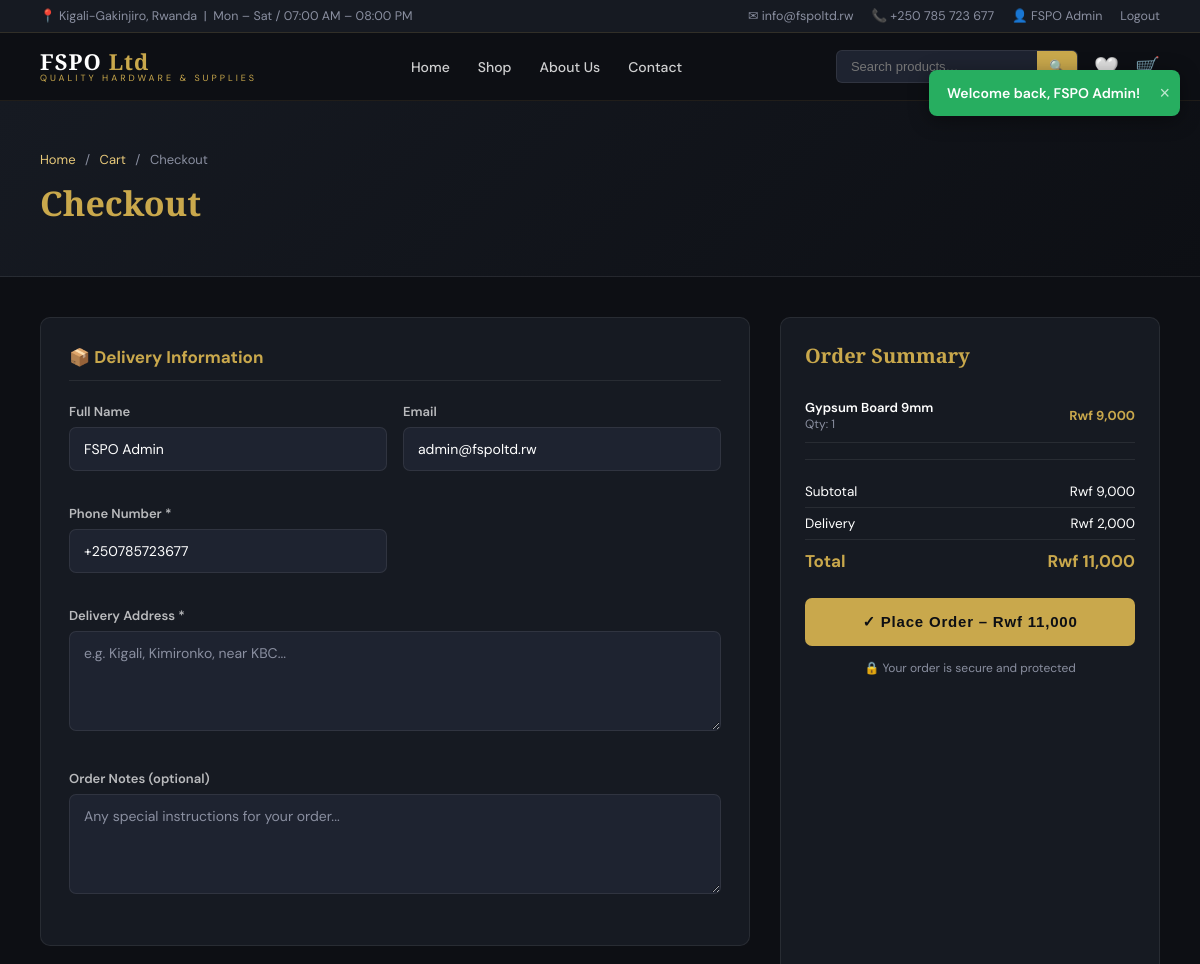
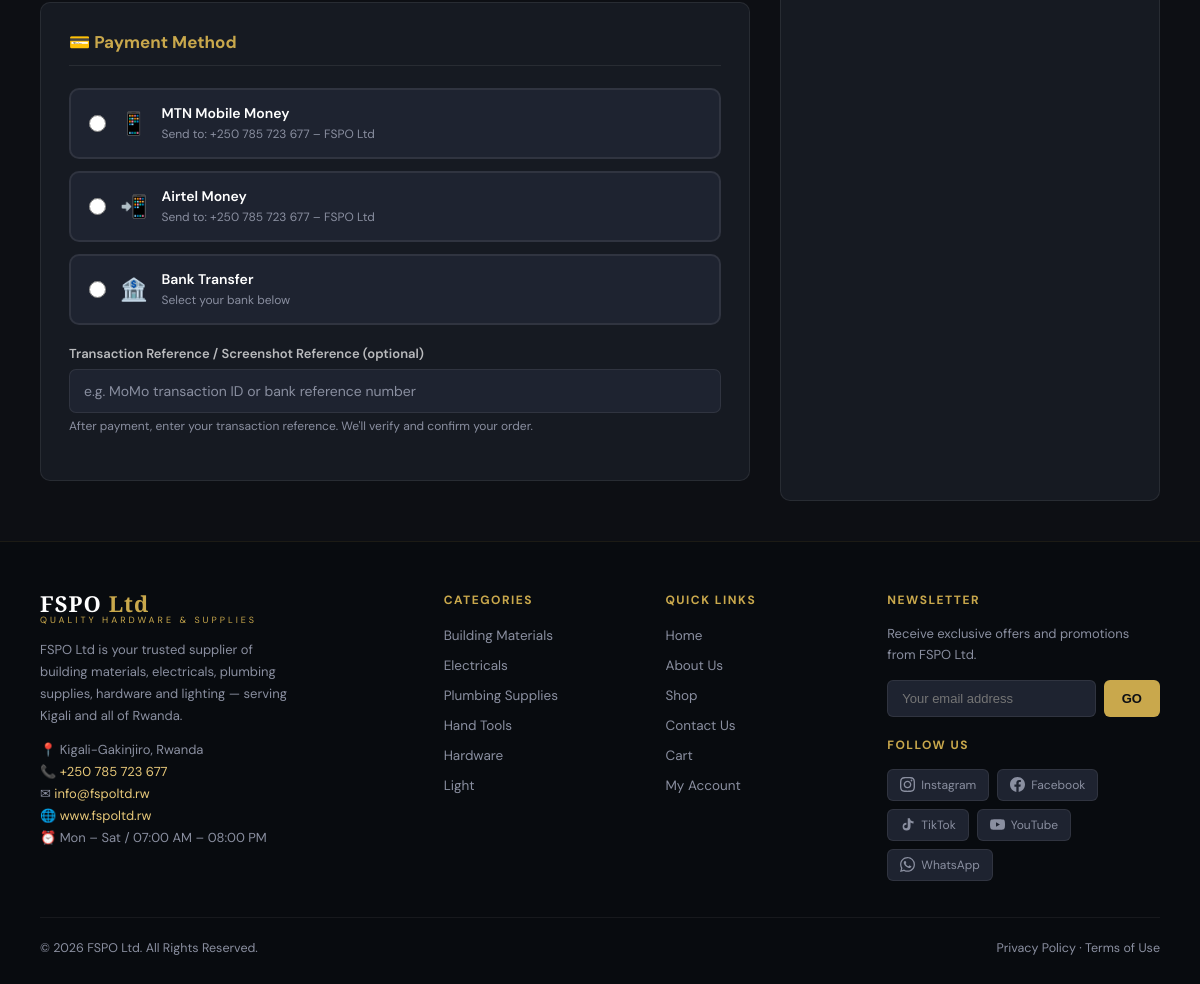
Page /checkout.php?buy_now=1 (signed in) on the committed database (2 pictures, top to bottom).
### tables this page shows
CREATE TABLE IF NOT EXISTS users (
    id INT AUTO_INCREMENT PRIMARY KEY,
    name VARCHAR(100) NOT NULL,
    email VARCHAR(150) UNIQUE NOT NULL,
    phone VARCHAR(20),
    password VARCHAR(255) NOT NULL,
    role ENUM('client','admin') DEFAULT 'client',
    avatar VARCHAR(255) DEFAULT NULL,
    address TEXT DEFAULT NULL,
    created_at TIMESTAMP DEFAULT CURRENT_TIMESTAMP,
    updated_at TIMESTAMP DEFAULT CURRENT_TIMESTAMP ON UPDATE CURRENT_TIMESTAMP
);

CREATE TABLE IF NOT EXISTS products (
    id INT AUTO_INCREMENT PRIMARY KEY,
    category_id INT,
    name VARCHAR(200) NOT NULL,
    slug VARCHAR(200) UNIQUE NOT NULL,
    description TEXT,
    price DECIMAL(12,2) NOT NULL,
    stock INT DEFAULT 0,
    image VARCHAR(255),
    featured TINYINT(1) DEFAULT 0,
    status ENUM('active','inactive') DEFAULT 'active',
    created_at TIMESTAMP DEFAULT CURRENT_TIMESTAMP,
    updated_at TIMESTAMP DEFAULT CURRENT_TIMESTAMP ON UPDATE CURRENT_TIMESTAMP,
    FOREIGN KEY (category_id) REFERENCES categories(id) ON DELETE SET NULL
);

### includes/config.php (called while the page is built, shortened)
<?php
function formatRwf(float $amount): string {
    return 'Rwf ' . number_format($amount, 0, '.', ',');
}
function sanitize(string $str): string {
    return htmlspecialchars(trim($str), ENT_QUOTES, 'UTF-8');
}

### checkout.php (the view, shortened to what this page needs)
<?php
require_once 'includes/config.php';
$db = getDB();
$uid = $_SESSION['user_id'];
$buyNow = isset($_GET['buy_now']) ? (int)$_GET['buy_now'] : 0;
if ($buyNow) {
    $stmt = $db->prepare("SELECT p.id as product_id, p.name, p.price, p.image, p.stock, 1 as quantity FROM products p WHERE p.id=? AND p.status='active' AND p.stock>0");
    $stmt->execute([$buyNow]);
    $items = $stmt->fetchAll();
} else {
    $stmt = $db->prepare("SELECT c.quantity, p.id as product_id, p.name, p.price, p.image, p.stock FROM cart c JOIN products p ON c.product_id=p.id WHERE c.user_id=? AND p.status='active'");
    $stmt->execute([$uid]);
    $items = $stmt->fetchAll();
}
$subtotal = 0;
foreach ($items as $i) $subtotal += $i['price'] * $i['quantity'];
$shipping = 2000;
$total = $subtotal + $shipping;
$user = $db->prepare("SELECT * FROM users WHERE id=?");
$user->execute([$uid]);
$user = $user->fetch();
include 'includes/header.php';
?>
<div class="page-hero">
    <div class="breadcrumb"><a href="index.php">Home</a> <span>/</span> <a href="cart.php">Cart</a> <span>/</span> Checkout</div>
    <h1>Checkout</h1>
</div>
<form method="POST">
<div class="checkout-layout">
    <div>
        <div class="checkout-section">
            <h3>📦 Delivery Information</h3>
            <div class="form-grid">
                <div class="form-group">
                    <label>Full Name</label>
                    <input type="text" class="form-control" value="<?= sanitize($user['name']) ?>" readonly>
                </div>
                <div class="form-group">
                    <label>Email</label>
                    <input type="email" class="form-control" value="<?= sanitize($user['email']) ?>" readonly>
                </div>
                <div class="form-group">
                    <label>Phone Number *</label>
                    <input type="tel" name="phone" class="form-control" placeholder="+250 7XX XXX XXX" value="<?= sanitize($user['phone'] ?? '') ?>" required>
                </div>
                <div class="form-group" style="grid-column:1/-1">
                    <label>Delivery Address *</label>
                    <textarea name="delivery_address" class="form-control" rows="2" placeholder="e.g. Kigali, Kimironko, near KBC..." required><?= sanitize($user['address'] ?? '') ?></textarea>
                </div>
                <div class="form-group" style="grid-column:1/-1">
                    <label>Order Notes (optional)</label>
                    <textarea name="notes" class="form-control" rows="2" placeholder="Any special instructions for your order..."></textarea>
                </div>
            </div>
        </div>
        <div class="checkout-section">
            <h3>💳 Payment Method</h3>
            <div class="payment-methods">
                <label class="payment-option">
                    <input type="radio" name="payment_method" value="mtn_momo" required>
                    <div class="payment-icon">📱</div>
                    <div class="payment-label">
                        <strong>MTN Mobile Money</strong>
                        <small>Send to: +250 785 723 677 – FSPO Ltd</small>
                    </div>
                </label>
                <label class="payment-option">
                    <input type="radio" name="payment_method" value="airtel_money">
                    <div class="payment-icon">📲</div>
                    <div class="payment-label">
                        <strong>Airtel Money</strong>
                        <small>Send to: +250 785 723 677 – FSPO Ltd</small>
                    </div>
                </label>
                <label class="payment-option">
                    <input type="radio" name="payment_method" value="bank" id="bankRadio">
                    <div class="payment-icon">🏦</div>
                    <div class="payment-label">
                        <strong>Bank Transfer</strong>
                        <small>Select your bank below</small>
                    </div>
                </label>
            </div>
            <div class="form-group" style="margin-top:20px">
                <label>Transaction Reference / Screenshot Reference (optional)</label>
                <input type="text" name="transaction_ref" class="form-control" placeholder="e.g. MoMo transaction ID or bank reference number">
                <small style="color:var(--text-muted);font-size:12px;margin-top:5px;display:block">After payment, enter your transaction reference. We'll verify and confirm your order.</small>
            </div>
        </div>
    </div>
    <div class="order-summary-box">
        <h3 style="font-family:'Playfair Display',serif;font-size:20px;color:var(--gold);margin-bottom:20px">Order Summary</h3>
        <?php foreach ($items as $item): ?>
        <div class="order-item-row">
            <div style="display:flex;align-items:center;gap:10px">
                <div>
                    <div style="font-size:13px;font-weight:600"><?= sanitize($item['name']) ?></div>
                    <div style="font-size:12px;color:var(--text-muted)">Qty: <?= $item['quantity'] ?></div>
                </div>
            </div>
            <div style="font-weight:700;color:var(--gold);font-size:13px"><?= formatRwf($item['price'] * $item['quantity']) ?></div>
        </div>
        <?php endforeach; ?>
        <div style="border-top:1px solid var(--border);margin:16px 0;padding-top:16px">
            <div class="summary-row" style="display:flex;justify-content:space-between;font-size:13.5px;padding:7px 0;border-bottom:1px solid var(--border)"><span>Subtotal</span><span><?= formatRwf($subtotal) ?></span></div>
            <div class="summary-row" style="display:flex;justify-content:space-between;font-size:13.5px;padding:7px 0;border-bottom:1px solid var(--border)"><span>Delivery</span><span><?= formatRwf($shipping) ?></span></div>
            <div style="display:flex;justify-content:space-between;font-size:17px;font-weight:700;color:var(--gold);padding:10px 0"><span>Total</span><span><?= formatRwf($total) ?></span></div>
        </div>
        <button type="submit" class="btn btn-gold btn-block" style="font-size:15px;padding:15px">
            ✓ Place Order – <?= formatRwf($total) ?>
        </button>
        <div style="text-align:center;margin-top:14px;font-size:12px;color:var(--text-muted)">
            🔒 Your order is secure and protected
        </div>
    </div>
</div>
</form>
<?php include 'includes/footer.php'; ?>

### css/style.css (style rules this page uses)
:root { --gold: #C9A84C; --gold-light: #E8C97A; --dark: #0D0F14; --dark2: #161A22; --dark3: #1E2330; --cream: #F5EDD8; --white: #FFFFFF; --green: #2A5C3F; --green-btn: #2E6B49; --text-muted: #8A8FA0; --danger: #E74C3C; --success: #27AE60; --warning: #F39C12; --info: #2980B9; --border: rgba(255,255,255,0.08); --radius: 10px; --shadow: 0 8px 32px rgba(0,0,0,0.35); }
* { margin: 0; padding: 0; box-sizing: border-box; }
html { scroll-behavior: smooth; }
body { font-family: 'DM Sans', sans-serif; background: var(--dark); color: var(--white); overflow-x: hidden; }
a { color: inherit; text-decoration: none; }
.btn { display: inline-flex; align-items: center; gap: 7px; padding: 12px 28px; border-radius: 7px; font-size: 13px; font-weight: 600; letter-spacing: 0.8px; cursor: pointer; border: none; transition: all .2s; text-align: center; }
.btn-gold { background: var(--gold); color: var(--dark); font-weight: 700; }
.btn-block { width: 100%; justify-content: center; }
.form-group { margin-bottom: 18px; }
.form-group label { display: block; font-size: 13px; font-weight: 600; color: rgba(255,255,255,0.7); margin-bottom: 7px; }
.form-control { width: 100%; background: var(--dark3); border: 1px solid var(--border); color: #fff; padding: 12px 14px; border-radius: 7px; font-size: 14px; font-family: inherit; outline: none; transition: border-color .2s; }
.form-control::placeholder { color: var(--text-muted); }
textarea.form-control { resize: vertical; min-height: 100px; }
.summary-row { display: flex; justify-content: space-between; padding: 10px 0; border-bottom: 1px solid var(--border); font-size: 14px; }
.checkout-layout { display: grid; grid-template-columns: 1fr 380px; gap: 30px; padding: 40px; max-width: 1200px; margin: 0 auto; }
.checkout-section { background: var(--dark2); border: 1px solid var(--border); border-radius: var(--radius); padding: 28px; margin-bottom: 20px; }
.checkout-section h3 { font-size: 17px; font-weight: 700; color: var(--gold); margin-bottom: 22px; padding-bottom: 12px; border-bottom: 1px solid var(--border); }
.payment-methods { display: flex; flex-direction: column; gap: 12px; }
.payment-option { display: flex; align-items: center; gap: 14px; background: var(--dark3); border: 2px solid var(--border); border-radius: 10px; padding: 14px 18px; cursor: pointer; transition: border-color .2s; }
.payment-option input[type="radio"] { accent-color: var(--gold); width: 17px; height: 17px; flex-shrink: 0; }
.payment-label { flex: 1; }
.payment-label strong { display: block; font-size: 14px; font-weight: 600; }
.payment-label small { color: var(--text-muted); font-size: 12px; }
.payment-icon { font-size: 22px; }
.order-summary-box { background: var(--dark2); border: 1px solid var(--border); border-radius: var(--radius); padding: 24px; position: sticky; top: 80px; }
.order-item-row { display: flex; justify-content: space-between; align-items: center; padding: 10px 0; border-bottom: 1px solid var(--border); font-size: 13.5px; }
.form-grid { display: grid; grid-template-columns: 1fr 1fr; gap: 16px; }
.page-hero { background: linear-gradient(135deg, var(--dark2), var(--dark)); padding: 50px 40px; border-bottom: 1px solid var(--border); }
.page-hero h1 { font-family: 'Playfair Display', serif; font-size: 34px; color: var(--gold); }
.breadcrumb { font-size: 13px; color: var(--text-muted); margin-bottom: 12px; }
.breadcrumb a { color: var(--gold-light); }
.breadcrumb span { margin: 0 6px; }

### rows in the picture
users: name "FSPO Admin", email "admin@fspoltd.rw", phone "+250785723677"
products: name "Gypsum Board 9mm", quantity "1", quantity "Rwf 9,000"

### other values in the picture
$flash['msg'] "Welcome back, FSPO Admin!"
SITE_ADDRESS "Kigali-Gakinjiro, Rwanda"
SITE_HOURS "Mon – Sat / 07:00 AM – 08:00 PM"
SITE_EMAIL "info@fspoltd.rw"
SITE_PHONE "+250 785 723 677"
$_SESSION['user_name'] "FSPO Admin"
formatRwf($subtotal) "Rwf 9,000"
formatRwf($shipping) "Rwf 2,000"
formatRwf($total) "Rwf 11,000"
